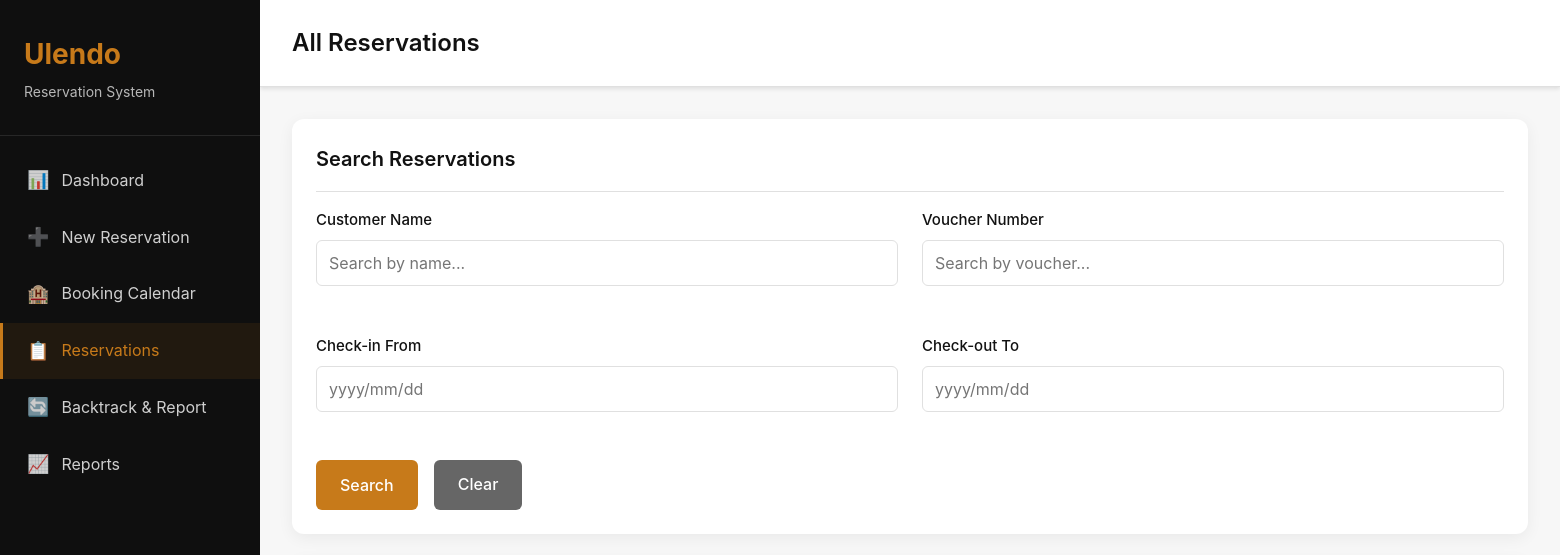
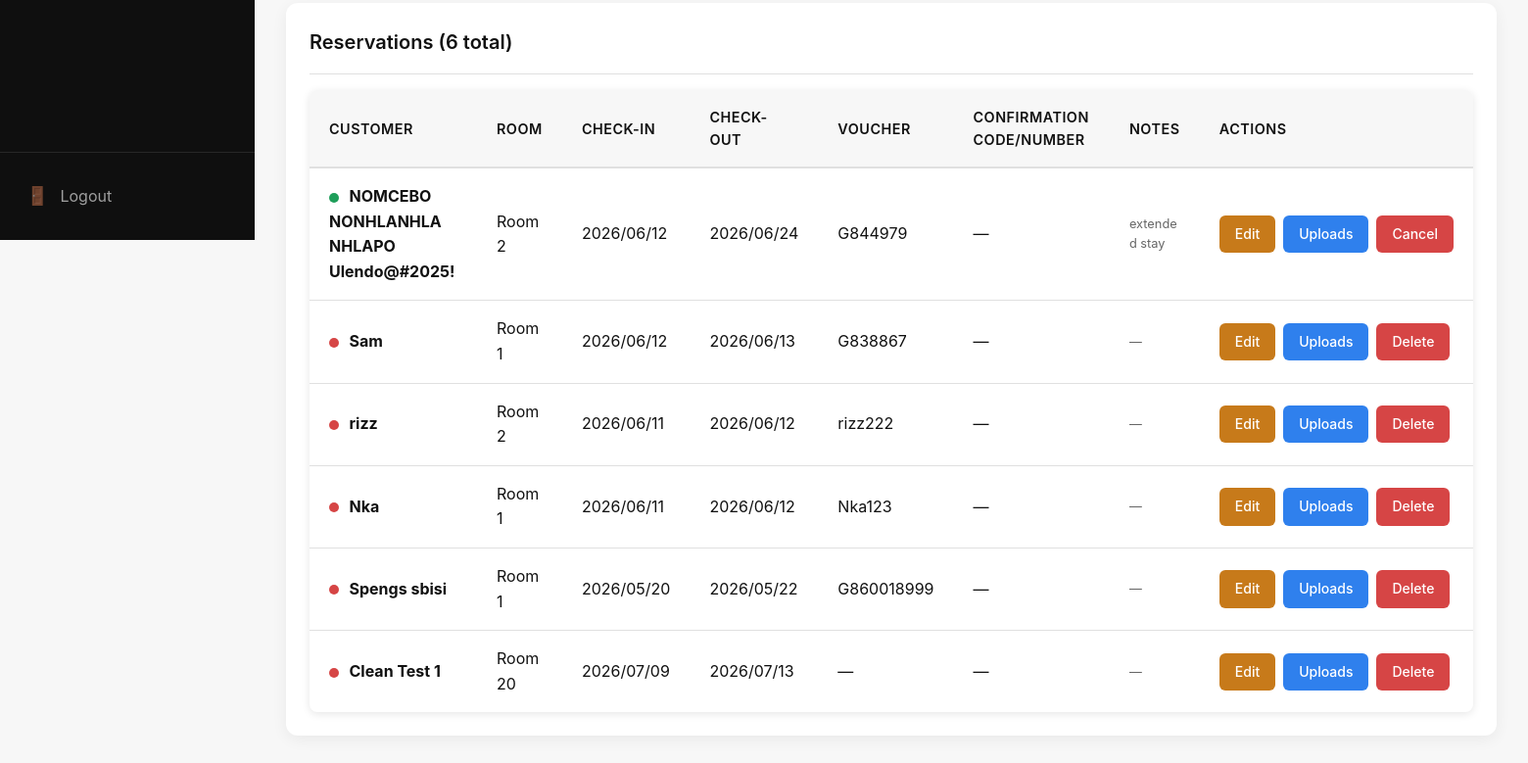
The app's page /list/ (signed in), older data (2 pictures, top to bottom).
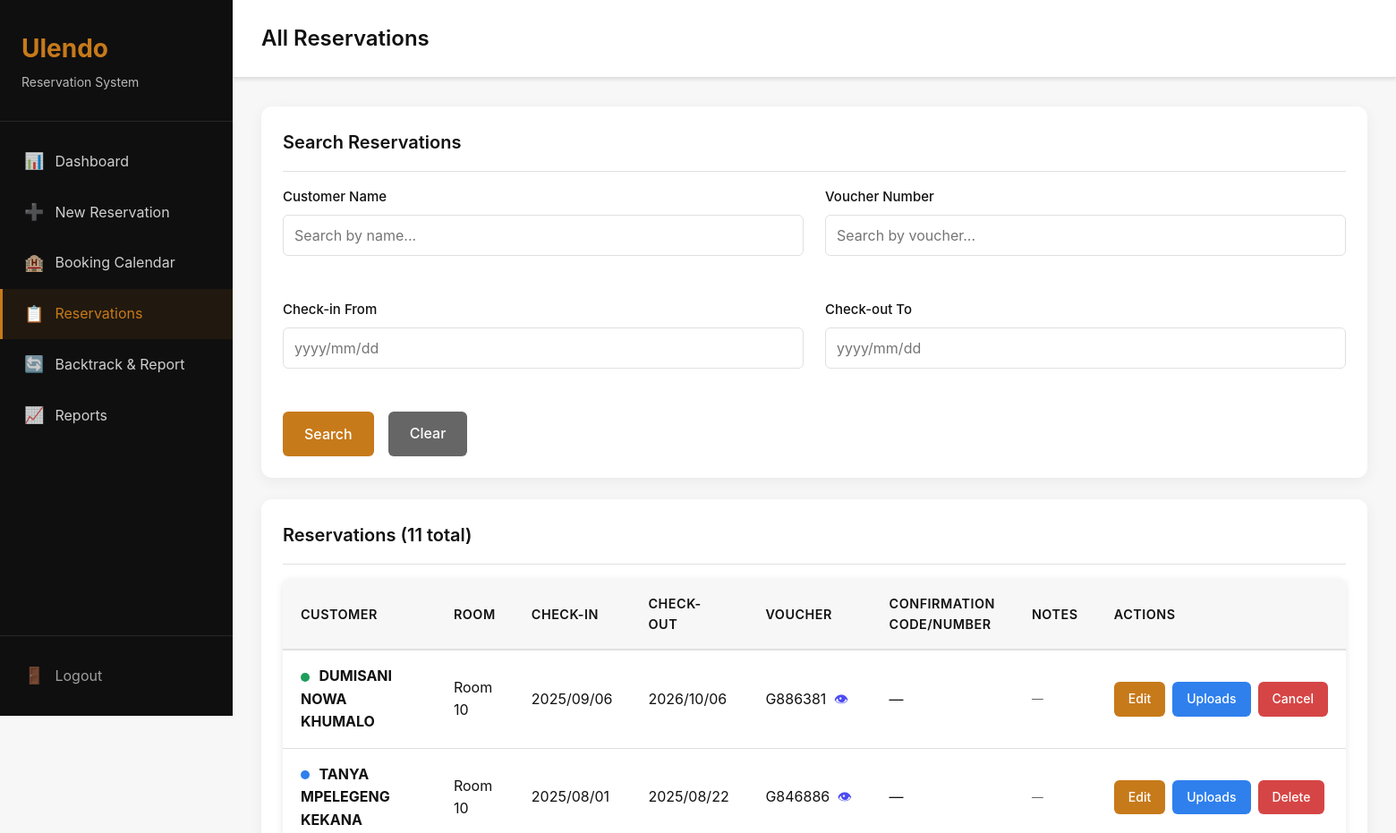
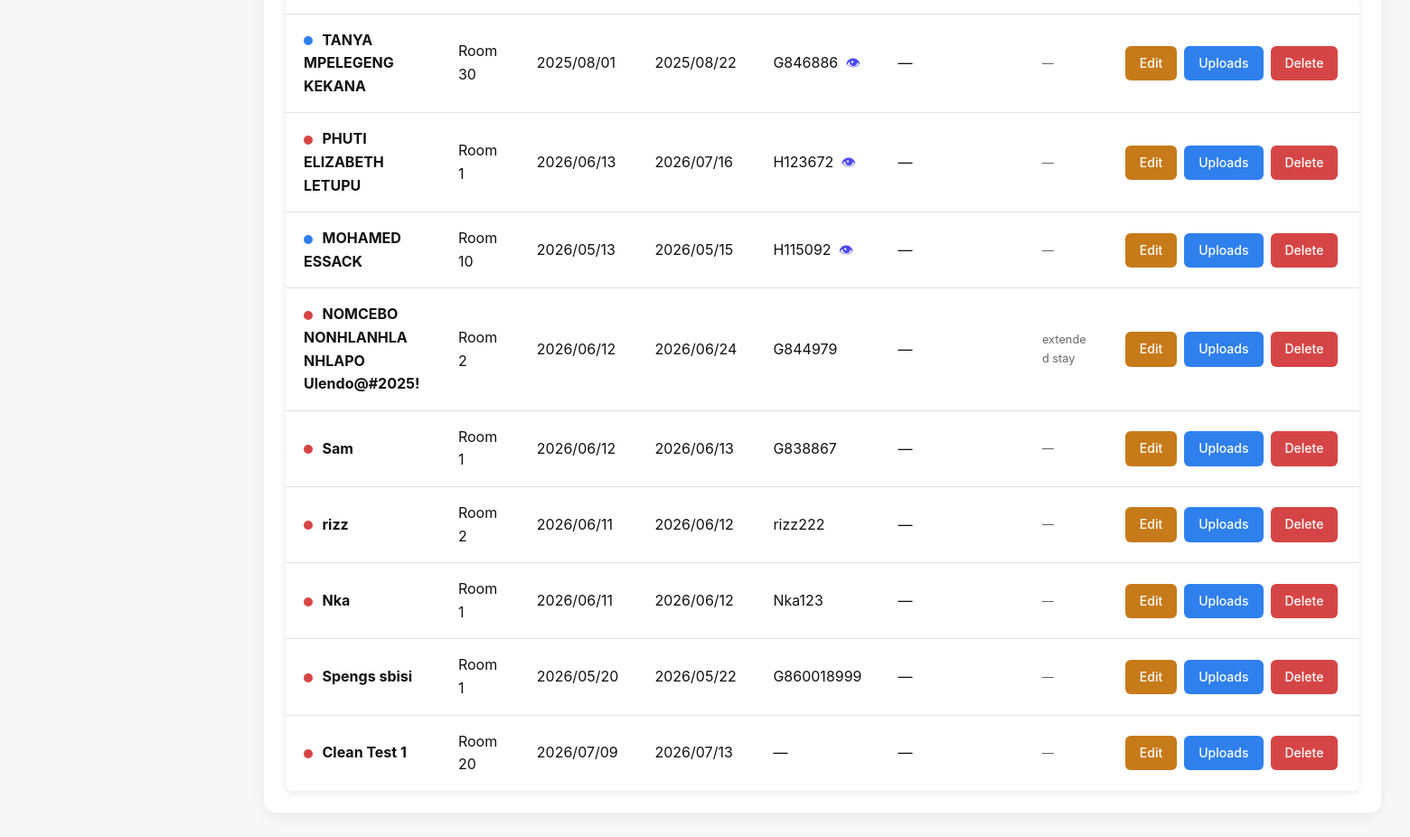
The same page, newer data (2 pictures, top to bottom).
### reservations/models.py (models this page shows, shortened)
class Reservation(models.Model):
    STATUS_CHOICES = [
        ('confirmed', 'Confirmed'),
        ('cancelled', 'Cancelled'),
    ]
    customer_name = models.CharField(max_length=200)
    voucher_number = models.CharField(max_length=100, blank=True, null=True)
    confirmation_code = models.CharField(max_length=100, blank=True, null=True)
    room = models.ForeignKey(Room, on_delete=models.CASCADE, related_name='reservations')
    check_in_date = models.DateField()
    check_out_date = models.DateField()
    status = models.CharField(max_length=20, choices=STATUS_CHOICES, default='confirmed')
    notes = models.TextField(blank=True, null=True)
    created_at = models.DateTimeField(auto_now_add=True)
    updated_at = models.DateTimeField(auto_now=True)
    class Meta:
        ordering = ['-created_at']
        verbose_name = 'Room'
        verbose_name_plural = 'Reservations'
        indexes = [
            models.Index(fields=['check_in_date', 'check_out_date']),
            models.Index(fields=['status']),
        ]

### rooms/models.py (models this page shows, shortened)
class Room(models.Model):
    STATUS_AVAILABLE = 'available'
    STATUS_BOOKED = 'booked'
    STATUS_CHOICES = [
        (STATUS_AVAILABLE, 'Available'),
        (STATUS_BOOKED, 'Booked'),
    ]
    room_number = models.CharField(max_length=10, unique=True)
    room_type = models.CharField(max_length=50, blank=True, null=True)
    is_active = models.BooleanField(default=True)
    status = models.CharField(max_length=20, choices=STATUS_CHOICES, default=STATUS_AVAILABLE)
    created_at = models.DateTimeField(auto_now_add=True)
    updated_at = models.DateTimeField(auto_now=True)
    class Meta:
        ordering = ['room_number']
        verbose_name = 'Room'
        verbose_name_plural = 'Rooms'

### reservations/views.py (the view, shortened to what this page needs)
# urls.py: path('list/', views.reservation_list, name='reservation_list'),
@login_required
def reservation_list(request):
    reservations = Reservation.objects.select_related('room').prefetch_related('vouchers').order_by('-created_at')
    search_name = request.GET.get('name', '')
    search_voucher = request.GET.get('voucher', '')
    start_date = request.GET.get('start_date', '')
    end_date = request.GET.get('end_date', '')
    if search_name:
        reservations = reservations.filter(customer_name__icontains=search_name)
    if search_voucher:
        reservations = reservations.filter(voucher_number__icontains=search_voucher)
    paginator = Paginator(reservations, 20)
    page_number = request.GET.get('page')
    page_obj = paginator.get_page(page_number)
    context = {'page_obj': page_obj, 'search_name': search_name, 'search_voucher': search_voucher, 'start_date': start_date, 'end_date': end_date}
    return render(request, 'reservations/reservation_list.html', context)

### reservations/templates/reservations/reservation_list.html (shortened to what the changed rows need)
{% extends 'base.html' %}
{% block page_title %}All Reservations{% endblock %}
{% block content %}
<div class="card">
    <div class="card-header">
        <h3 class="card-title">Reservations ({{ page_obj.paginator.count }} total)</h3>
    </div>
    <div class="card-body">
        <div class="table-container">
            <table>
                <thead>
                    <tr>
                        <th>Customer</th>
                        <th>Room</th>
                        <th>Check-in</th>
                        <th>Check-out</th>
                        <th>Voucher</th>
                        <th>Confirmation Code/Number</th>
                        <th>Notes</th>
                        <th>Actions</th>
                    </tr>
                </thead>
                <tbody>
                    {% now "Ymd" as today %}
                    {% for reservation in page_obj %}
                    <tr>
                        <td>
                            {% if reservation.status == 'cancelled' %}
                            <span class="status-dot status-dot-cancelled"></span>
                            {% elif reservation.check_out_date|date:"Ymd" < today %}
                            <span class="status-dot status-dot-checkout"></span>
                            {% else %}
                            <span class="status-dot status-dot-booked"></span>
                            {% endif %}
                            <strong>{{ reservation.customer_name }}</strong>
                        </td>
                        <td>Room {{ reservation.room.room_number }}</td>
                        <td>{{ reservation.check_in_date|date:"Y/m/d" }}</td>
                        <td>{{ reservation.check_out_date|date:"Y/m/d" }}</td>
                        <td>
                            {{ reservation.voucher_number|default:"—" }}
                            {% with voucher=reservation.vouchers.first %}
                                {% if voucher and voucher.voucher_file %}
                                <a href="{{ voucher.voucher_file.url }}" target="_blank" title="View Voucher" class="voucher-eye-link">👁</a>
                                {% endif %}
                            {% endwith %}
                        </td>
                        <td>{{ reservation.confirmation_code|default:"—" }}</td>
                        <td style="max-width:200px;font-size:0.8rem;color:var(--text-secondary);white-space:normal;word-break:break-word;">{{ reservation.notes|default:"—"|truncatewords:15 }}</td>
                        <td>
                            <div class="d-flex gap-1">
                                <a href="{% url 'reservations:edit_reservation' reservation.pk %}" class="btn btn-sm btn-primary">Edit</a>
                                <a href="{% url 'reservations:reservation_uploads' reservation.pk %}" class="btn btn-sm btn-info">Uploads</a>
                                {% if reservation.status == 'cancelled' or reservation.check_out_date|date:"Ymd" < today %}
                                <a href="{% url 'reservations:delete_reservation' reservation.pk %}" class="btn btn-sm btn-danger">Delete</a>
                                {% else %}
                                <a href="{% url 'reservations:cancel_reservation' reservation.pk %}" class="btn btn-sm btn-danger">Cancel</a>
                                {% endif %}
                            </div>
                        </td>
                    </tr>
                    {% empty %}
                    <tr>
                        <td colspan="8" style="text-align: center; padding: 2rem; color: var(--text-secondary);">
                            No reservations found.
                        </td>
                    </tr>
                    {% endfor %}
                </tbody>
            </table>
        </div>
    </div>
</div>
{% endblock %}

Row changes from the older to the newer data that the page shows:
added Reservation: status "confirmed" (drawn), customer_name "DUMISANI NOWA KHUMALO", room.room_number "10", check_in_date "2025/09/06", check_out_date "2026/10/06", voucher_number "G886381", confirmation_code "—", notes "—"
added Reservation: status "confirmed" (drawn), customer_name "TANYA MPELEGENG KEKANA", room.room_number "10", check_in_date "2025/08/01", check_out_date "2025/08/22", voucher_number "G846886", confirmation_code "—", notes "—"
added Reservation: status "confirmed" (drawn), customer_name "TANYA MPELEGENG KEKANA", room.room_number "30", check_in_date "2025/08/01", check_out_date "2025/08/22", voucher_number "G846886", confirmation_code "—", notes "—"
added Reservation: status "cancelled" (drawn), customer_name "PHUTI ELIZABETH LETUPU", room.room_number "1", check_in_date "2026/06/13", check_out_date "2026/07/16", voucher_number "H123672", confirmation_code "—", notes "—"
added Reservation: status "confirmed" (drawn), customer_name "MOHAMED ESSACK", room.room_number "10", check_in_date "2026/05/13", check_out_date "2026/05/15", voucher_number "H115092", confirmation_code "—", notes "—"
changed Reservation "NOMCEBO NONHLANHLA NHLAPO Ulendo@#2025!": status "Cancel" → "Delete"
Text that changed along with them:
{{ page_obj.paginator.count }}: "6" → "11"
